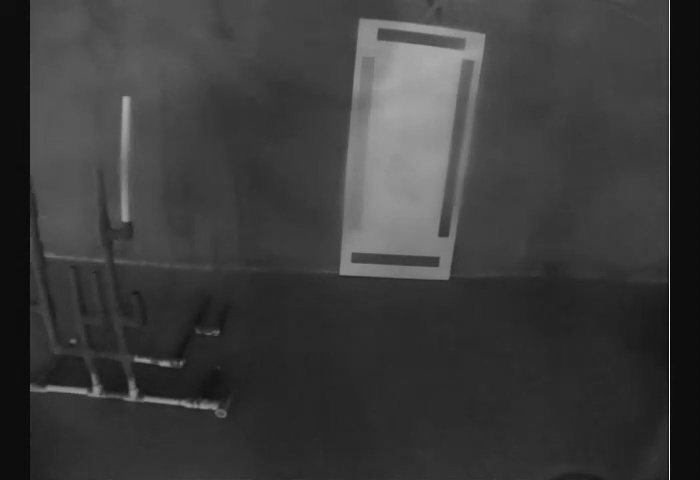
#> input picture photos/gray183.jpg, 700 x 480 px
$ python yeet.py
#> lines starting #> are read from the running program, lines starting #| are printed output that depends on the picture; after the words box and inside, x2 and y2 are one past the last pixel; in counts of white or black regions, pixels touching at a corner belong together
import cv2
import numpy as np
from matplotlib import pyplot as plt
import imutils
from skimage.filters import unsharp_mask

if __name__ == "__main__":
    filename = './photos/gray183.jpg'

    image = cv2.imread(filename, cv2.COLOR_BGR2GRAY)
#> image is the input picture: shape (480, 700); min 8, max 245, mean 59.6
    new_image = image.copy()


    edges = cv2.Canny(new_image, 10, 100, 3, L2gradient=True)
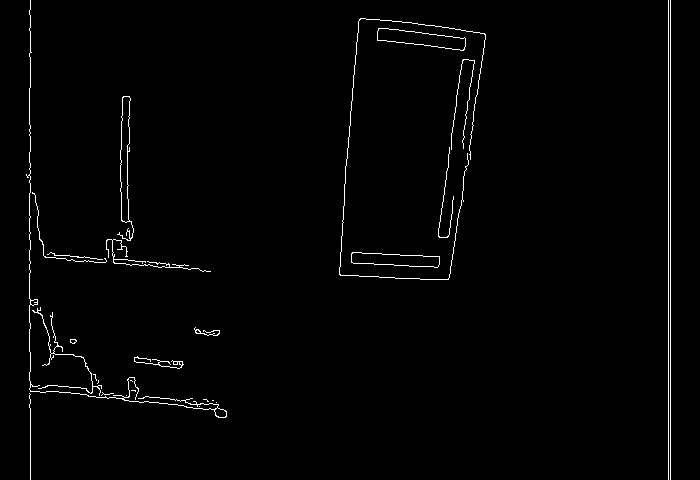
#> edges: shape (480, 700); 1.4% white in thin lines or dots

    contours, hierarchy = cv2.findContours(edges.copy(), cv2.RETR_TREE, cv2.CHAIN_APPROX_SIMPLE)
#> contours = 36 contours, 22 with area under 20; largest, box (x1, y1, x2, y2) and area: (377, 28, 466, 51) 1052, (377, 28, 466, 51) 1050, (351, 252, 440, 268) 919, (351, 252, 440, 268) 916, (117, 96, 134, 241) 886
    print(len(contours))
#| 36
    squares = []
    for cnt in contours:
        #print(cnt)
        perim = cv2.arcLength(cnt, True)
        shape = cv2.approxPolyDP(cnt, .005 * perim, True)
        if(len(shape == 4) and cv2.contourArea(shape) > 100):
            squares.append(shape)
#> this loop made 36 passes
#> perim on passes 4, 6, 7, 11, 12, 13, 14, 15, 16, 17, 18, 19: 12.24, 176.1, 30.14, 16.24, 232.7, 11.07, 11.66, 17.66, 15.9, 112.1, 13.31, 612.9
#> (perim, shape) on passes 1, 2, 3, 5, 8, 9: (0, [[199, 406]]), (0, [[216, 402]]), (2, [[212, 400], [213, 400]]), (0, [[126, 395]]), (9.41, [[131, 390], [134, 390], [135, 391], [135, 390]]), (4.83, [[130, 380], [131, 380], [132, 381], [131, 380]])
#> after the loop, squares = 9 contours; largest, box (x1, y1, x2, y2) and area: (377, 28, 466, 51) 1031, (377, 28, 466, 51) 1024, (117, 96, 134, 241) 1018, (29, 0, 226, 418) 994, (351, 252, 440, 268) 940

    for square in squares:
        print(cv2.contourArea(square))
        cv2.drawContours(new_image, [square], -1, (0,255,0), 1)
        cv2.imshow('fuck', new_image)
        cv2.waitKey(0)
#> this loop made 9 passes
#| 940.0
#| 919.0
#| 173.0
#| 1018.0
#| 860.0
#| 1031.0
#| 1024.0
#| 140.0
#> (further printed lines are left out)
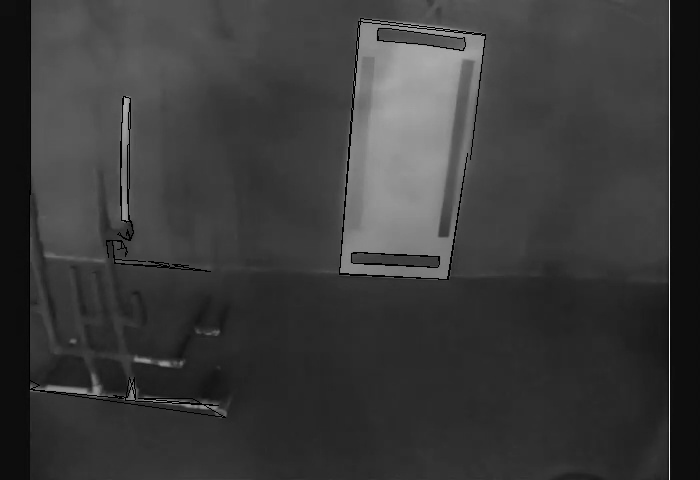
#> new_image: shape (480, 700); 1.06% of pixels changed, all inside (x1, y1, x2, y2) = (29, 0, 486, 418)

    plt.subplot(121),plt.imshow(new_image,cmap='gray')
    plt.subplot(122),plt.imshow(edges,cmap='gray')
    plt.show()
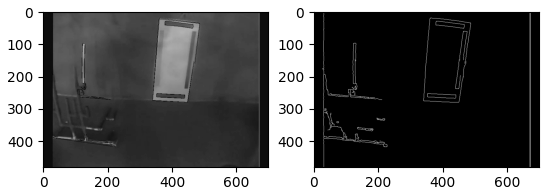
#> figure drawn by matplotlib, 2 panels

$ run again, with photos/gray100.jpg copied over photos/gray183.jpg
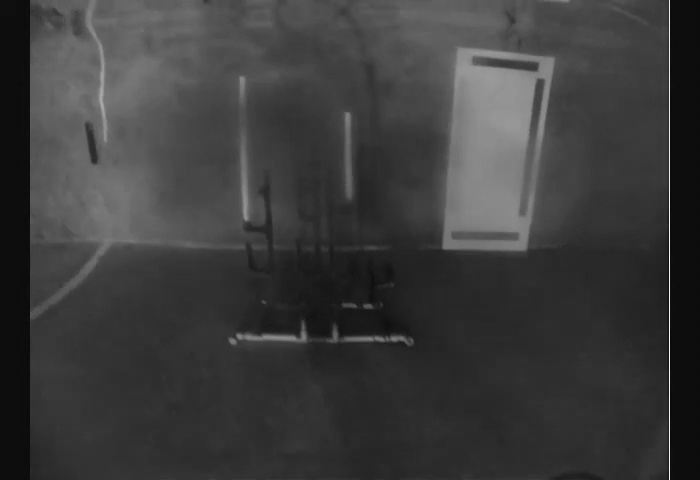
#> input picture photos/gray100.jpg, 700 x 480 px
#> image is the input picture: shape (480, 700); min 9, max 246, mean 60.1
#> `edges = cv2.Canny(new_image, 10, 100, 3, L2gradient=True)`:
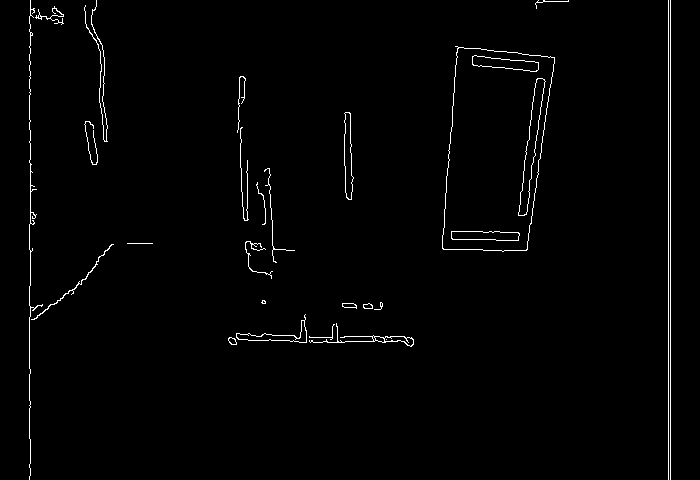
#> edges: shape (480, 700); 1.4% white in thin lines or dots
#> contours = 44 contours, 19 with area under 20; largest, box (x1, y1, x2, y2) and area: (442, 46, 555, 252) 18120, (442, 47, 555, 252) 18113, (518, 78, 546, 216) 1114, (518, 78, 546, 216) 1110, (472, 55, 539, 72) 598
#| 44
#> the loop `for cnt in contours:` made 44 passes
#> perim on passes 1, 2, 3, 4, 5, 7, 8, 9: 25.9, 23.56, 81.31, 347.8, 84.43, 26.73, 14.49, 204.7
#> after the loop `for cnt in contours:`: squares = 15 contours; largest, box (x1, y1, x2, y2) and area: (442, 46, 555, 251) 17895, (442, 47, 555, 251) 17605, (518, 78, 546, 216) 1076, (519, 78, 546, 216) 1058, (472, 55, 539, 72) 599
#> the loop `for square in squares:` made 15 passes
#> square on pass 8: [[459, 47], [554, 58], [525, 250], [442, 247]]
#> (printed output is left out)
#> `plt.show()`:
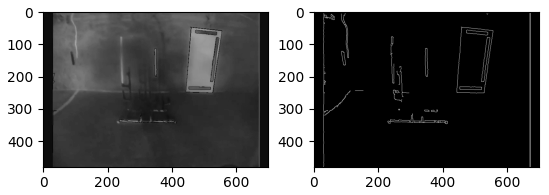
#> figure drawn by matplotlib, 2 panels

$ run again, with photos/gray772.jpg copied over photos/gray183.jpg
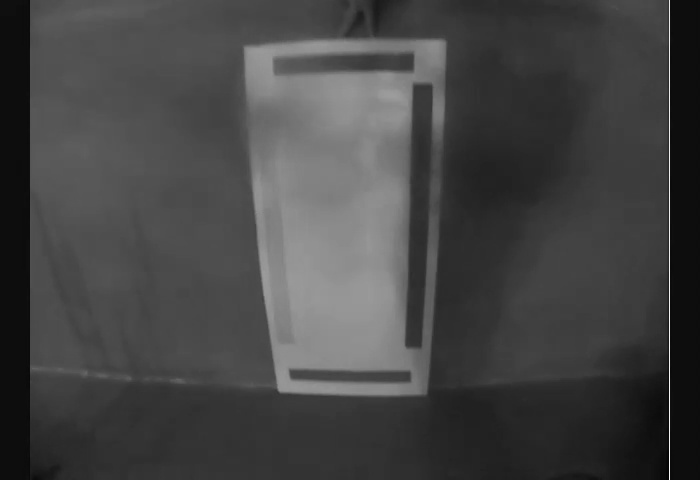
#> input picture photos/gray772.jpg, 700 x 480 px
#> image is the input picture: shape (480, 700); min 2, max 249, mean 68.5
#> `edges = cv2.Canny(new_image, 10, 100, 3, L2gradient=True)`:
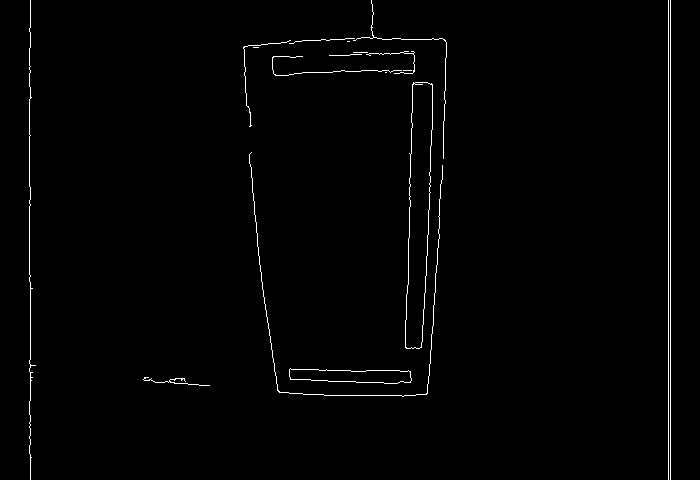
#> edges: shape (480, 700); 1.1% white in thin lines or dots
#> contours = 20 contours, 16 with area under 20; largest, box (x1, y1, x2, y2) and area: (405, 82, 433, 349) 5018, (405, 82, 433, 349) 5013, (289, 368, 412, 384) 1343, (289, 368, 412, 384) 1342
#| 20
#> the loop `for cnt in contours:` made 20 passes
#> perim on passes 1, 2, 3, 4, 5, 6, 9, 10: 199.4, 270.3, 268.5, 1278.9, 584.5, 593.9, 363.2, 64.83
#> after the loop `for cnt in contours:`: squares = 5 contours; box (x1, y1, x2, y2) and area: (406, 82, 433, 349) 4726, (407, 82, 433, 349) 4587, (289, 369, 412, 384) 1308, (289, 369, 412, 384) 1299, (251, 152, 443, 395) 140
#> the loop `for square in squares:` made 5 passes
#| 1308.0
#| 1299.0
#| 140.5
#| 4726.5
#| 4587.0
#> `plt.show()`:
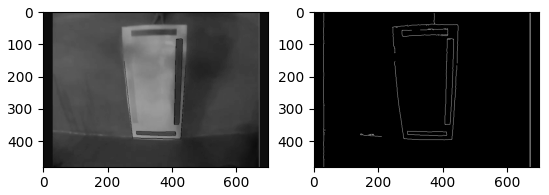
#> figure drawn by matplotlib, 2 panels
